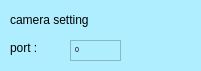
      <widget class="QWidget" name="widget" native="true">
       <property name="geometry">
        <rect>
         <x>50</x>
         <y>130</y>
         <width>201</width>
         <height>71</height>
        </rect>
       </property>
       <property name="styleSheet">
        <string notr="true">background-color: rgb(175, 238, 255);</string>
       </property>
       <widget class="QLabel" name="label_130">
        <property name="geometry">
         <rect>
          <x>10</x>
          <y>10</y>
          <width>161</width>
          <height>20</height>
         </rect>
        </property>
        <property name="styleSheet">
         <string notr="true">font: 8pt &quot;Courier&quot;;</string>
        </property>
        <property name="text">
         <string>camera setting</string>
        </property>
        <property name="alignment">
         <set>Qt::AlignLeading|Qt::AlignLeft|Qt::AlignVCenter</set>
        </property>
       </widget>
       <widget class="QLabel" name="label_131">
        <property name="geometry">
         <rect>
          <x>10</x>
          <y>40</y>
          <width>91</width>
          <height>16</height>
         </rect>
        </property>
        <property name="styleSheet">
         <string notr="true">font: 12pt &quot;Courier&quot;;</string>
        </property>
        <property name="text">
         <string>port :</string>
        </property>
       </widget>
       <widget class="QTextEdit" name="textEdit_11">
        <property name="geometry">
         <rect>
          <x>70</x>
          <y>40</y>
          <width>51</width>
          <height>21</height>
         </rect>
        </property>
        <property name="html">
         <string>&lt;!DOCTYPE HTML PUBLIC &quot;-//W3C//DTD HTML 4.0//EN&quot; &quot;http://www.w3.org/TR/REC-html40/strict.dtd&quot;&gt;
&lt;html&gt;&lt;head&gt;&lt;meta name=&quot;qrichtext&quot; content=&quot;1&quot; /&gt;&lt;style type=&quot;text/css&quot;&gt;
p, li { white-space: pre-wrap; }
&lt;/style&gt;&lt;/head&gt;&lt;body style=&quot; font-family:'MS Shell Dlg 2'; font-size:5.5pt; font-weight:400; font-style:normal;&quot;&gt;
&lt;p style=&quot; margin-top:0px; margin-bottom:0px; margin-left:0px; margin-right:0px; -qt-block-indent:0; text-indent:0px;&quot;&gt;0&lt;/p&gt;&lt;/body&gt;&lt;/html&gt;</string>
        </property>
       </widget>
      </widget>
